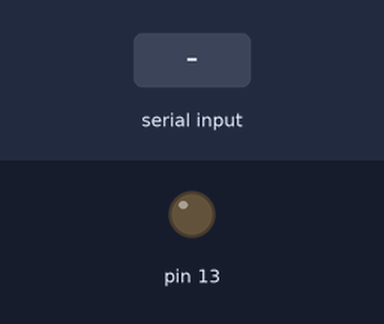
Bench run of a sketch on a simulated Arduino Uno, built with avr-gcc and run on an emulated ATmega328P. Parts: output pins drawn as LEDs (lit = HIGH). The inputs (shaded band) are chosen by the test bench.

Above: at 1.2 s.
1.3 s: "1" received over Serial
At 2.1 s:
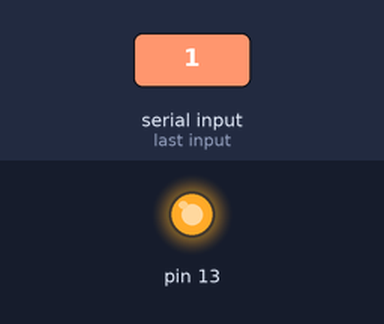
2.8 s: "0" received over Serial
At 3.9 s:
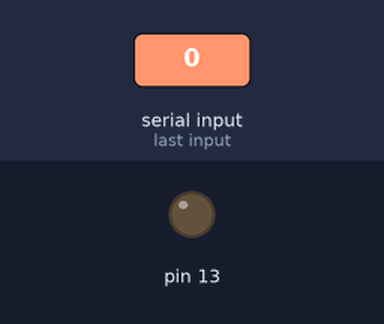
Timing chart, 0 to 5.8 s (numbered marks = the images above; inputs shaded):
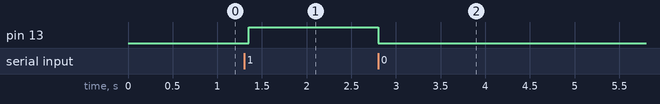

Measured:
- after the input at 1.3 s, pin 13: LOW → HIGH after 0.05 s
- after the input at 2.8 s, pin 13: HIGH → LOW at once

The sketch:

LED_from_processing_arduino.ino
```cpp
int state;
void setup() {
 pinMode(13, OUTPUT);
 Serial.begin(9600);
}
void loop() {
 if (Serial.available() > 0) {
   state = Serial.read();
   if (state == '1') {
     digitalWrite(13, HIGH);
   }
   if (state == '0') {
     digitalWrite(13, LOW);
   }
 }
 delay(50);
}
```
